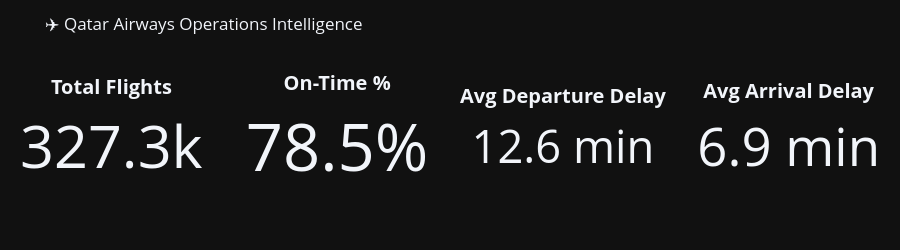

Notebook source saved alongside this figure:
### Code cell
# Executive KPI Cards

total_flights = len(flights)
on_time = round((flights["dep_delay"] <= 15).mean() * 100, 1)
avg_dep = round(flights["dep_delay"].mean(), 1)
avg_arr = round(flights["arr_delay"].mean(), 1)

fig = make_subplots(
    rows=1,
    cols=4,
    specs=[[{"type": "indicator"}] * 4]
)

fig.add_trace(
    go.Indicator(
        mode="number",
        value=total_flights,
        title={"text": "<b>Total Flights</b>"}
    ),
    row=1, col=1
)

fig.add_trace(
    go.Indicator(
        mode="number",
        value=on_time,
        number={"suffix": "%"},
        title={"text": "<b>On-Time %</b>"}
    ),
    row=1, col=2
)

fig.add_trace(
    go.Indicator(
        mode="number",
        value=avg_dep,
        number={"suffix": " min"},
        title={"text": "<b>Avg Departure Delay</b>"}
    ),
    row=1, col=3
)

fig.add_trace(
    go.Indicator(
        mode="number",
        value=avg_arr,
        number={"suffix": " min"},
        title={"text": "<b>Avg Arrival Delay</b>"}
    ),
    row=1, col=4
)

fig.update_layout(
    template="plotly_dark",
    title="✈️ Qatar Airways Operations Intelligence",
    height=250,
    margin=dict(l=20, r=20, t=60, b=20)
)

fig.show()

### Figure 1 — Plotly figure (JSON) as saved in the notebook; plotly's stock layout.template omitted (floating-point values rounded to 4 significant figures)
{"data": [{"domain": {"x": [0, 0.2125], "y": [0, 1]}, "mode": "number", "title": {"text": "<b>Total Flights</b>"}, "type": "indicator", "value": 327346}, {"domain": {"x": [0.2625, 0.475], "y": [0, 1]}, "mode": "number", "number": {"suffix": "%"}, "title": {"text": "<b>On-Time %</b>"}, "type": "indicator", "value": 78.5}, {"domain": {"x": [0.525, 0.7375], "y": [0, 1]}, "mode": "number", "number": {"suffix": " min"}, "title": {"text": "<b>Avg Departure Delay</b>"}, "type": "indicator", "value": 12.6}, {"domain": {"x": [0.7875, 1], "y": [0, 1]}, "mode": "number", "number": {"suffix": " min"}, "title": {"text": "<b>Avg Arrival Delay</b>"}, "type": "indicator", "value": 6.9}], "layout": {"height": 250, "margin": {"b": 20, "l": 20, "r": 20, "t": 60}, "title": {"text": "✈️ Qatar Airways Operations Intelligence"}}}
